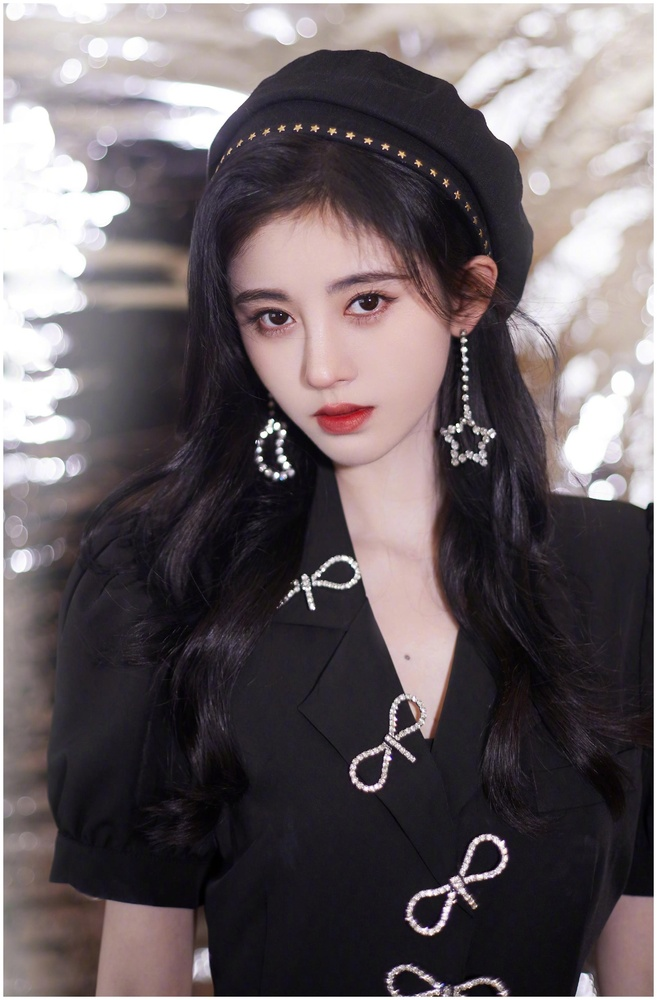
#> input picture opencv/data/exist/1.jjy.jpg, 657 x 1000 px, shrunk from 2000 x 3046 before the run; its folder holds 4 pictures in this run
$ python '09-数据训练.py'
#> lines starting #> are read from the running program, lines starting #| are printed output that depends on the picture
import os
import cv2 as cv
from PIL import Image
import numpy as np


def getImageAndLabels(path):
    # 储存人脸数据
#> called with path = './data/exist/'
    facesSamples = []
    # 储存名字
    ids = []
    # 储存图片信息
    imagePaths = [os.path.join(path, f) for f in os.listdir(path)]
    # 加载分类器
    face_detector = cv.CascadeClassifier(
        '/Users/ricardo/anaconda3/envs/testNew-01/lib/python3.8/site-packages/cv2/data/haarcascade_frontalface_alt2.xml')
    # 遍历图片
    for imagePath in imagePaths:
        # 打开图片，灰度化 PIL
        '''
            PIL有九种不同模式：1(黑白）,L（灰度）,P,RGB,RGBA,CMYK,YCbCr,I,F
        '''
        PIL_img = Image.open(imagePath).convert('L')
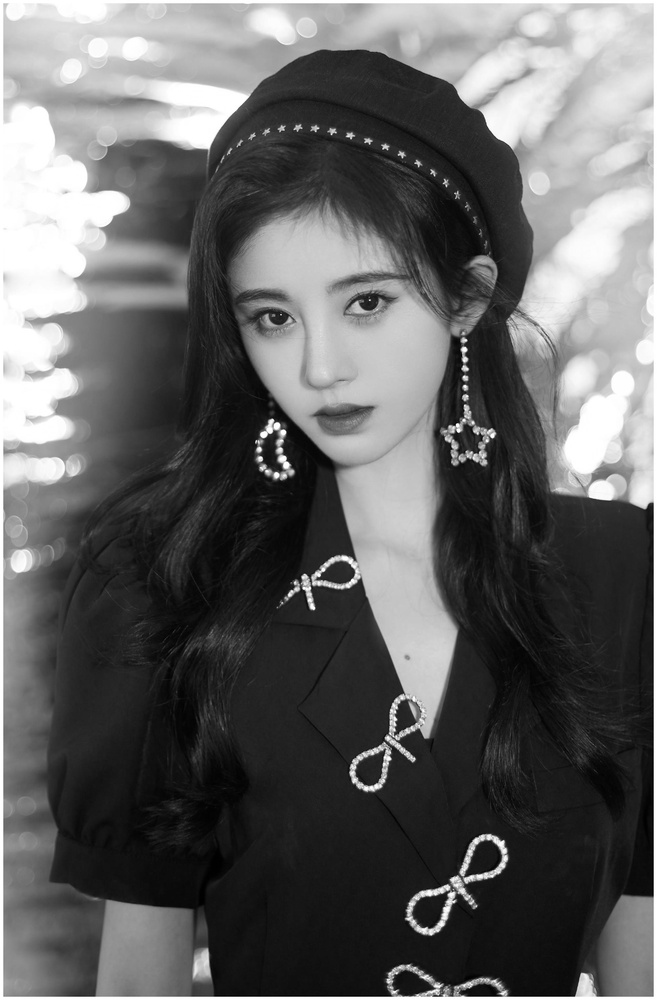
#> PIL_img: PIL image 657x1000 L; min 0, max 255, mean 98
        # 将图像转化为数组，黑白的深浅
        '''
            转换成灰度后，就可以用0-255数字来表示，这样就相当于向量化，存到 img_numpy 数组中，表示的就是一整张图片
        '''
        img_numpy = np.array(PIL_img, 'uint8')
        # 获取图片人脸特征
        '''
            把一整张图片的人脸的那一部分框起来
        '''
        faces = face_detector.detectMultiScale(img_numpy)
#> faces = [[207, 221, 236, 236]]
        # 获取每张图片的id和姓名
        id = int(os.path.split(imagePath)[1].split('.')[0])  # 看命名，如果是1-jjy就用-分隔
        # 预防无面容的照片
        '''
            这就是把人的id和脸部特征对应起来，同一个下标下的两个数组 ids 和 facesSamples 元素就是对应起来的
        '''
        for x, y, w, h in faces:
            ids.append(id)
            facesSamples.append(img_numpy[y:y + h, x:x + w])
#> this loop made 1 pass
#> after the loop, facesSamples = 1 item; ids = [1]
        # 打印脸部特征和id
        print("id: ", id)
        print("fs: ", facesSamples)
#> (printed output is left out)
#> pass 2 of the loop in getImageAndLabels, `for imagePath in imagePaths:`:
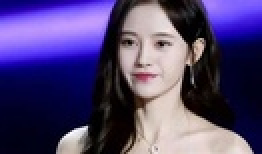
#> input picture opencv/data/exist/10.jjy.jpg, 131 x 77 px, shrunk from 400 x 234 before the run (shown 2 times larger)
#> in getImageAndLabels, `PIL_img = Image.open(imagePath).convert('L')`:
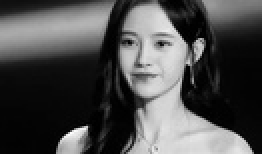
#> PIL_img: PIL image 131x77 L (shown 2 times larger); min 0, max 254, mean 76.9
#> faces = [[51, 5, 44, 44]]
#> the loop in getImageAndLabels, `for x, y, w, h in faces:` made 1 pass
#> after the loop in getImageAndLabels, `for x, y, w, h in faces:`: facesSamples = 2 items; ids = [1, 10]
#> (printed output is left out)
#> pass 3 of the loop in getImageAndLabels, `for imagePath in imagePaths:`:
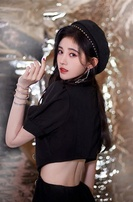
#> input picture opencv/data/exist/2.jjy.jpg, 133 x 202 px, shrunk from 404 x 616 before the run
#> in getImageAndLabels, `PIL_img = Image.open(imagePath).convert('L')`:
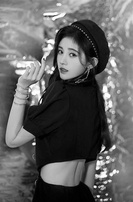
#> PIL_img: PIL image 133x202 L; min 0, max 255, mean 96.9
#> faces = ()
#> (printed output is left out)
#> the loop made 4 passes; the first 3 are shown
    return facesSamples, ids


if __name__ == '__main__':
    # 图片路径
    path = './data/exist/'
    # 读取图像数组和id标签数组和签名
    faces, ids = getImageAndLabels(path)
    # 加载识别器
    recognizer = cv.face.LBPHFaceRecognizer_create()
    # 训练，将身份信息和图片整合
    recognizer.train(faces, np.array(ids))
    # 保存文件
    recognizer.write('trainer/trainer.yml') # 这里一定要建立一个trainer文件夹，不然报错，找不到路径
